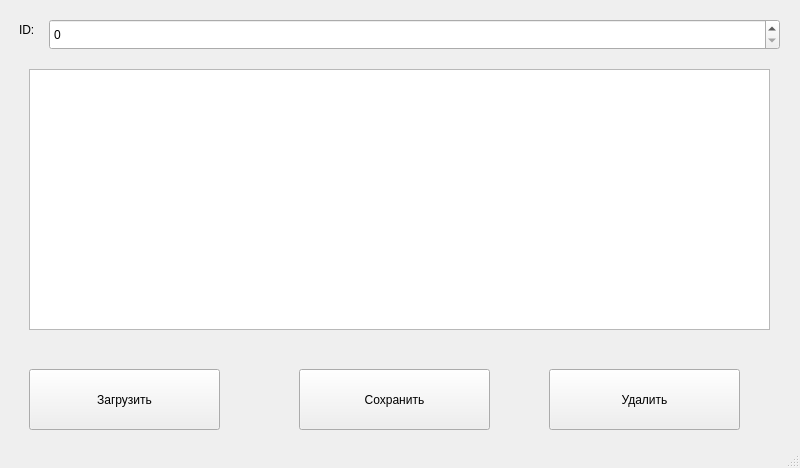
<?xml version="1.0" encoding="UTF-8"?>
<ui version="4.0">
 <class>MainWindow</class>
 <widget class="QMainWindow" name="MainWindow">
  <property name="geometry">
   <rect>
    <x>0</x>
    <y>0</y>
    <width>800</width>
    <height>468</height>
   </rect>
  </property>
  <property name="sizePolicy">
   <sizepolicy hsizetype="Preferred" vsizetype="Preferred">
    <horstretch>0</horstretch>
    <verstretch>100</verstretch>
   </sizepolicy>
  </property>
  <property name="windowTitle">
   <string>Поиск и изменение данных</string>
  </property>
  <widget class="QWidget" name="centralwidget">
   <layout class="QHBoxLayout" name="horizontalLayout">
    <item>
     <widget class="QWidget" name="widget" native="true">
      <widget class="QSpinBox" name="spinBox1">
       <property name="geometry">
        <rect>
         <x>40</x>
         <y>10</y>
         <width>731</width>
         <height>31</height>
        </rect>
       </property>
       <property name="autoFillBackground">
        <bool>true</bool>
       </property>
      </widget>
      <widget class="QLabel" name="label">
       <property name="geometry">
        <rect>
         <x>10</x>
         <y>10</y>
         <width>21</width>
         <height>21</height>
        </rect>
       </property>
       <property name="text">
        <string>ID:</string>
       </property>
      </widget>
      <widget class="QPushButton" name="pushButton_z">
       <property name="geometry">
        <rect>
         <x>20</x>
         <y>360</y>
         <width>191</width>
         <height>61</height>
        </rect>
       </property>
       <property name="text">
        <string>Загрузить</string>
       </property>
      </widget>
      <widget class="QPushButton" name="pushButton_s">
       <property name="geometry">
        <rect>
         <x>290</x>
         <y>360</y>
         <width>191</width>
         <height>61</height>
        </rect>
       </property>
       <property name="text">
        <string>Сохранить</string>
       </property>
      </widget>
      <widget class="QPushButton" name="pushButton_d">
       <property name="geometry">
        <rect>
         <x>540</x>
         <y>360</y>
         <width>191</width>
         <height>61</height>
        </rect>
       </property>
       <property name="text">
        <string>Удалить</string>
       </property>
      </widget>
      <widget class="QTableWidget" name="tableWidget_1">
       <property name="geometry">
        <rect>
         <x>20</x>
         <y>60</y>
         <width>741</width>
         <height>261</height>
        </rect>
       </property>
      </widget>
     </widget>
    </item>
   </layout>
  </widget>
  <widget class="QStatusBar" name="statusbar"/>
 </widget>
 <resources/>
 <connections/>
</ui>
